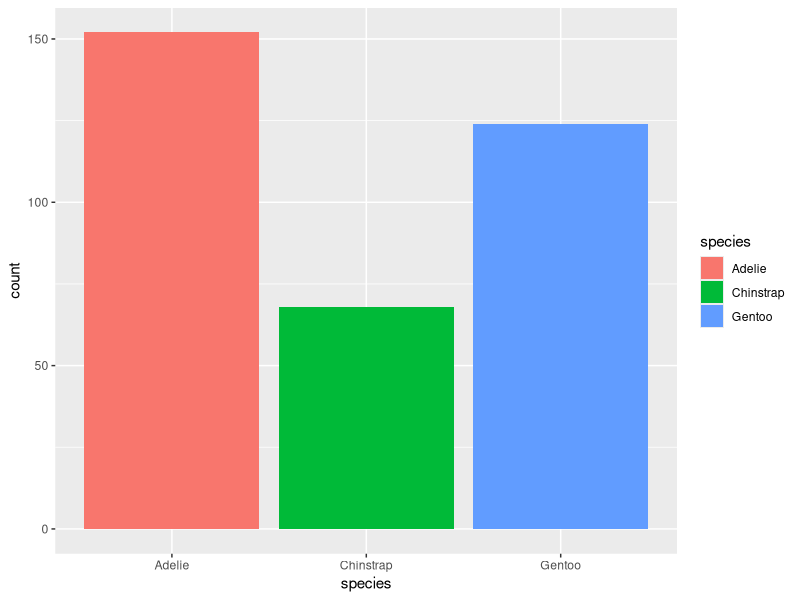
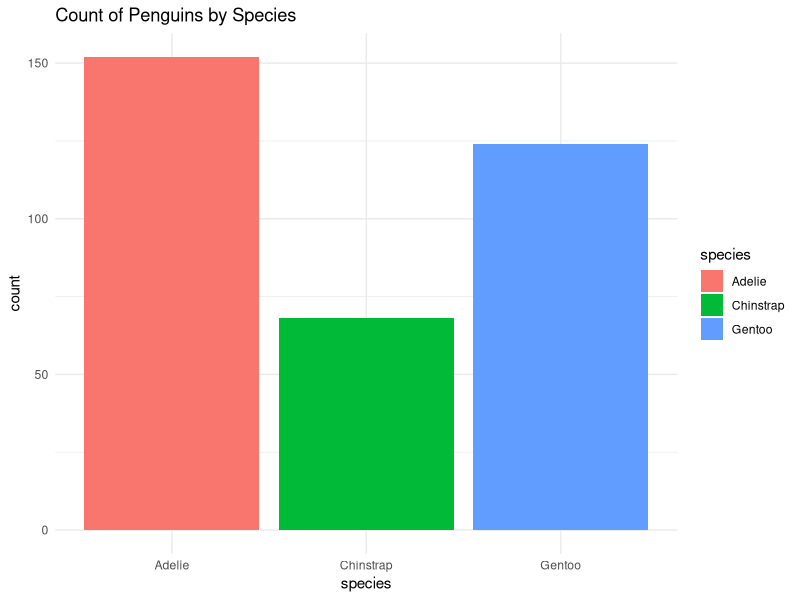

The R script that drew these images, in order:

            library(ggplot2)
            library(palmerpenguins)
            built_answer <- tryCatch(
                {
                    set.seed(42)
                    ggplot(penguins, aes(x = species, fill = species)) + geom_bar()
                    suppressWarnings(
                        if (!file.exists("/sandbox/figures/species_bar_count_answer.png")) {
                            ggsave(
                                width = 3,
                                height = 3,
                                "/sandbox/figures/species_bar_count_answer.png"
                            )
                        }
                    )
                    suppressWarnings(
                        ggplot_build(last_plot())
                    )
                },
                error = function(e) {
                    'ERROR'
                }
            )
            built_submission <- tryCatch(
                {
                    set.seed(42)
                    library(ggplot2)

ggplot(penguins, aes(x = species, fill = species)) +

  geom_bar() +

  labs(title = "Count of Penguins by Species") +

  theme_minimal()
                    suppressWarnings(
                        ggsave(
                            width = 3,
                            height = 3,
                            "figures/species_bar_count_submission_phi4mini.png"
                        )
                    )
                    suppressWarnings(
                        ggplot_build(last_plot())
                    )
                },
                error = function(e) {
                    'ERROR'
                }
            )
            cat(isTRUE(all.equal(built_answer, built_submission)))
        
